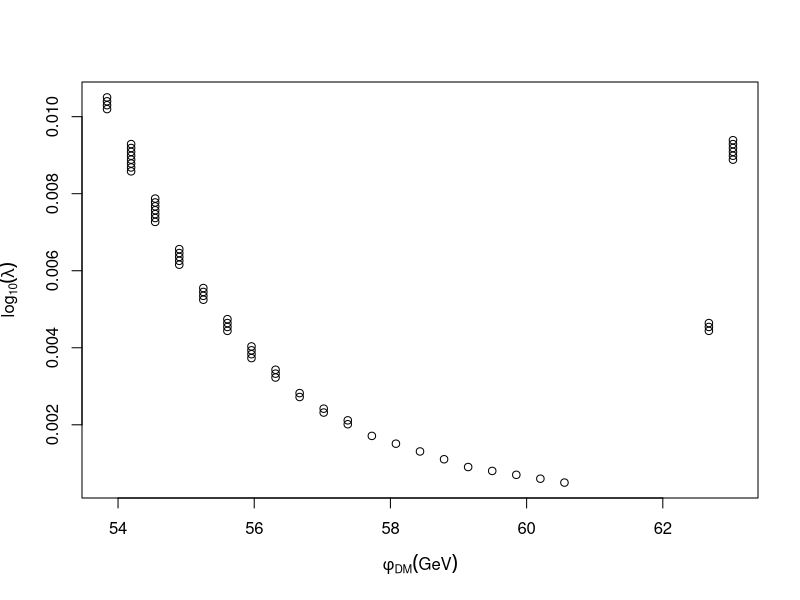

Write the R code that produced this figure.
## ---- chunk 1
dat<-read.table("SDM/Data1.dat")
with(dat,plot(x=V1,y=V2,xlab=expression(phi[DM](GeV)),ylab=expression(log[10](lambda))))
